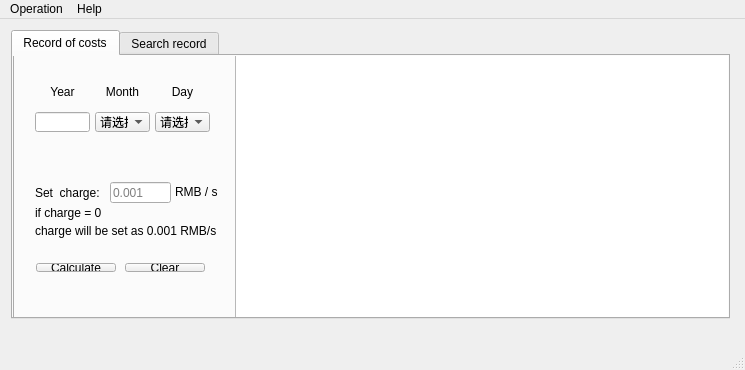
<?xml version="1.0" encoding="UTF-8"?>
<ui version="4.0">
 <class>MainWindow</class>
 <widget class="QMainWindow" name="MainWindow">
  <property name="enabled">
   <bool>true</bool>
  </property>
  <property name="geometry">
   <rect>
    <x>0</x>
    <y>0</y>
    <width>745</width>
    <height>370</height>
   </rect>
  </property>
  <property name="minimumSize">
   <size>
    <width>745</width>
    <height>370</height>
   </size>
  </property>
  <property name="maximumSize">
   <size>
    <width>745</width>
    <height>370</height>
   </size>
  </property>
  <property name="windowTitle">
   <string>DMSDataSystem</string>
  </property>
  <widget class="QWidget" name="centralWidget">
   <widget class="QWidget" name="verticalLayoutWidget">
    <property name="geometry">
     <rect>
      <x>0</x>
      <y>0</y>
      <width>741</width>
      <height>311</height>
     </rect>
    </property>
    <layout class="QVBoxLayout" name="verticalLayout">
     <property name="spacing">
      <number>0</number>
     </property>
     <property name="sizeConstraint">
      <enum>QLayout::SetMinAndMaxSize</enum>
     </property>
     <item>
      <widget class="QTabWidget" name="tabWidget">
       <property name="currentIndex">
        <number>0</number>
       </property>
       <widget class="QWidget" name="tab">
        <attribute name="title">
         <string>Record of costs</string>
        </attribute>
        <widget class="QTabWidget" name="tabWidget_2">
         <property name="geometry">
          <rect>
           <x>0</x>
           <y>-30</y>
           <width>739</width>
           <height>309</height>
          </rect>
         </property>
         <property name="currentIndex">
          <number>0</number>
         </property>
         <widget class="QWidget" name="tab_2">
          <attribute name="title">
           <string>费用记录</string>
          </attribute>
          <widget class="QLabel" name="label_year">
           <property name="geometry">
            <rect>
             <x>20</x>
             <y>30</y>
             <width>55</width>
             <height>20</height>
            </rect>
           </property>
           <property name="text">
            <string>Year</string>
           </property>
           <property name="alignment">
            <set>Qt::AlignCenter</set>
           </property>
          </widget>
          <widget class="QComboBox" name="comboBox_day">
           <property name="geometry">
            <rect>
             <x>140</x>
             <y>60</y>
             <width>55</width>
             <height>20</height>
            </rect>
           </property>
           <property name="currentIndex">
            <number>0</number>
           </property>
           <item>
            <property name="text">
             <string>请选择</string>
            </property>
           </item>
           <item>
            <property name="text">
             <string>1</string>
            </property>
           </item>
           <item>
            <property name="text">
             <string>2</string>
            </property>
           </item>
           <item>
            <property name="text">
             <string>3</string>
            </property>
           </item>
           <item>
            <property name="text">
             <string>4</string>
            </property>
           </item>
           <item>
            <property name="text">
             <string>5</string>
            </property>
           </item>
           <item>
            <property name="text">
             <string>6</string>
            </property>
           </item>
           <item>
            <property name="text">
             <string>7</string>
            </property>
           </item>
           <item>
            <property name="text">
             <string>8</string>
            </property>
           </item>
           <item>
            <property name="text">
             <string>9</string>
            </property>
           </item>
           <item>
            <property name="text">
             <string>10</string>
            </property>
           </item>
           <item>
            <property name="text">
             <string>11</string>
            </property>
           </item>
           <item>
            <property name="text">
             <string>12</string>
            </property>
           </item>
           <item>
            <property name="text">
             <string>13</string>
            </property>
           </item>
           <item>
            <property name="text">
             <string>14</string>
            </property>
           </item>
           <item>
            <property name="text">
             <string>15</string>
            </property>
           </item>
           <item>
            <property name="text">
             <string>16</string>
            </property>
           </item>
           <item>
            <property name="text">
             <string>17</string>
            </property>
           </item>
           <item>
            <property name="text">
             <string>18</string>
            </property>
           </item>
           <item>
            <property name="text">
             <string>19</string>
            </property>
           </item>
           <item>
            <property name="text">
             <string>20</string>
            </property>
           </item>
           <item>
            <property name="text">
             <string>21</string>
            </property>
           </item>
           <item>
            <property name="text">
             <string>22</string>
            </property>
           </item>
           <item>
            <property name="text">
             <string>23</string>
            </property>
           </item>
           <item>
            <property name="text">
             <string>24</string>
            </property>
           </item>
           <item>
            <property name="text">
             <string>25</string>
            </property>
           </item>
           <item>
            <property name="text">
             <string>26</string>
            </property>
           </item>
           <item>
            <property name="text">
             <string>27</string>
            </property>
           </item>
           <item>
            <property name="text">
             <string>28</string>
            </property>
           </item>
           <item>
            <property name="text">
             <string>29</string>
            </property>
           </item>
           <item>
            <property name="text">
             <string>30</string>
            </property>
           </item>
           <item>
            <property name="text">
             <string>31</string>
            </property>
           </item>
           <item>
            <property name="text">
             <string>ALL</string>
            </property>
           </item>
          </widget>
          <widget class="QLabel" name="label_day">
           <property name="geometry">
            <rect>
             <x>140</x>
             <y>30</y>
             <width>55</width>
             <height>20</height>
            </rect>
           </property>
           <property name="layoutDirection">
            <enum>Qt::LeftToRight</enum>
           </property>
           <property name="text">
            <string>Day</string>
           </property>
           <property name="alignment">
            <set>Qt::AlignCenter</set>
           </property>
          </widget>
          <widget class="QComboBox" name="comboBox_month">
           <property name="geometry">
            <rect>
             <x>80</x>
             <y>60</y>
             <width>55</width>
             <height>20</height>
            </rect>
           </property>
           <property name="editable">
            <bool>false</bool>
           </property>
           <property name="currentText">
            <string comment="                    ">请选择</string>
           </property>
           <property name="currentIndex">
            <number>0</number>
           </property>
           <item>
            <property name="text">
             <string>请选择</string>
            </property>
           </item>
           <item>
            <property name="text">
             <string>1</string>
            </property>
           </item>
           <item>
            <property name="text">
             <string>2</string>
            </property>
           </item>
           <item>
            <property name="text">
             <string>3</string>
            </property>
           </item>
           <item>
            <property name="text">
             <string>4</string>
            </property>
           </item>
           <item>
            <property name="text">
             <string>5</string>
            </property>
           </item>
           <item>
            <property name="text">
             <string>6</string>
            </property>
           </item>
           <item>
            <property name="text">
             <string>7</string>
            </property>
           </item>
           <item>
            <property name="text">
             <string>8</string>
            </property>
           </item>
           <item>
            <property name="text">
             <string>9</string>
            </property>
           </item>
           <item>
            <property name="text">
             <string>10</string>
            </property>
           </item>
           <item>
            <property name="text">
             <string>11</string>
            </property>
           </item>
           <item>
            <property name="text">
             <string>12</string>
            </property>
           </item>
           <item>
            <property name="text">
             <string>ALL</string>
            </property>
           </item>
          </widget>
          <widget class="QLineEdit" name="lineEdit_year">
           <property name="geometry">
            <rect>
             <x>20</x>
             <y>60</y>
             <width>55</width>
             <height>20</height>
            </rect>
           </property>
          </widget>
          <widget class="QLabel" name="label_month">
           <property name="geometry">
            <rect>
             <x>80</x>
             <y>30</y>
             <width>55</width>
             <height>20</height>
            </rect>
           </property>
           <property name="text">
            <string>Month</string>
           </property>
           <property name="alignment">
            <set>Qt::AlignCenter</set>
           </property>
          </widget>
          <widget class="QTableWidget" name="table_cost">
           <property name="geometry">
            <rect>
             <x>220</x>
             <y>0</y>
             <width>511</width>
             <height>271</height>
            </rect>
           </property>
          </widget>
          <widget class="QLabel" name="label_setCharge">
           <property name="geometry">
            <rect>
             <x>20</x>
             <y>130</y>
             <width>91</width>
             <height>21</height>
            </rect>
           </property>
           <property name="text">
            <string>Set  charge:</string>
           </property>
          </widget>
          <widget class="QLineEdit" name="lineEdit_charge">
           <property name="geometry">
            <rect>
             <x>95</x>
             <y>130</y>
             <width>61</width>
             <height>21</height>
            </rect>
           </property>
           <property name="inputMask">
            <string/>
           </property>
           <property name="text">
            <string/>
           </property>
           <property name="placeholderText">
            <string>0.001</string>
           </property>
          </widget>
          <widget class="QWidget" name="horizontalLayoutWidget">
           <property name="geometry">
            <rect>
             <x>10</x>
             <y>200</y>
             <width>191</width>
             <height>31</height>
            </rect>
           </property>
           <layout class="QHBoxLayout" name="horizontalLayout">
            <item>
             <widget class="QPushButton" name="pushButton_calculate">
              <property name="text">
               <string>Calculate</string>
              </property>
             </widget>
            </item>
            <item>
             <spacer name="horizontalSpacer">
              <property name="orientation">
               <enum>Qt::Horizontal</enum>
              </property>
              <property name="sizeType">
               <enum>QSizePolicy::Preferred</enum>
              </property>
              <property name="sizeHint" stdset="0">
               <size>
                <width>40</width>
                <height>20</height>
               </size>
              </property>
             </spacer>
            </item>
            <item>
             <widget class="QPushButton" name="pushButton_clear">
              <property name="text">
               <string>Clear</string>
              </property>
             </widget>
            </item>
           </layout>
          </widget>
          <widget class="QLabel" name="label_chargeUnit">
           <property name="geometry">
            <rect>
             <x>160</x>
             <y>130</y>
             <width>45</width>
             <height>20</height>
            </rect>
           </property>
           <property name="text">
            <string>RMB / s</string>
           </property>
          </widget>
          <widget class="QLabel" name="label_3">
           <property name="geometry">
            <rect>
             <x>20</x>
             <y>150</y>
             <width>111</width>
             <height>21</height>
            </rect>
           </property>
           <property name="text">
            <string>if charge = 0  </string>
           </property>
          </widget>
          <widget class="QLabel" name="label_4">
           <property name="geometry">
            <rect>
             <x>20</x>
             <y>170</y>
             <width>191</width>
             <height>18</height>
            </rect>
           </property>
           <property name="text">
            <string>charge will be set as 0.001 RMB/s</string>
           </property>
          </widget>
         </widget>
         <widget class="QWidget" name="tab3_2">
          <attribute name="title">
           <string> 计费标准</string>
          </attribute>
         </widget>
        </widget>
       </widget>
       <widget class="QWidget" name="tab3">
        <property name="enabled">
         <bool>true</bool>
        </property>
        <attribute name="title">
         <string>Search record</string>
        </attribute>
        <widget class="QLabel" name="label_name">
         <property name="geometry">
          <rect>
           <x>20</x>
           <y>100</y>
           <width>55</width>
           <height>20</height>
          </rect>
         </property>
         <property name="text">
          <string>Name</string>
         </property>
         <property name="alignment">
          <set>Qt::AlignCenter</set>
         </property>
        </widget>
        <widget class="QLineEdit" name="lineEdit_name">
         <property name="geometry">
          <rect>
           <x>80</x>
           <y>100</y>
           <width>115</width>
           <height>20</height>
          </rect>
         </property>
        </widget>
        <widget class="QWidget" name="horizontalLayoutWidget_2">
         <property name="geometry">
          <rect>
           <x>10</x>
           <y>200</y>
           <width>191</width>
           <height>31</height>
          </rect>
         </property>
         <layout class="QHBoxLayout" name="horizontalLayout_2">
          <item>
           <widget class="QPushButton" name="pushButton_search">
            <property name="text">
             <string>Search</string>
            </property>
           </widget>
          </item>
          <item>
           <spacer name="horizontalSpacer_2">
            <property name="orientation">
             <enum>Qt::Horizontal</enum>
            </property>
            <property name="sizeType">
             <enum>QSizePolicy::Preferred</enum>
            </property>
            <property name="sizeHint" stdset="0">
             <size>
              <width>40</width>
              <height>20</height>
             </size>
            </property>
           </spacer>
          </item>
          <item>
           <widget class="QPushButton" name="pushButton_clear_2">
            <property name="text">
             <string>Clear</string>
            </property>
           </widget>
          </item>
         </layout>
        </widget>
        <widget class="QTableWidget" name="table_cost_2">
         <property name="geometry">
          <rect>
           <x>220</x>
           <y>0</y>
           <width>511</width>
           <height>271</height>
          </rect>
         </property>
        </widget>
        <widget class="QComboBox" name="comboBox_times">
         <property name="geometry">
          <rect>
           <x>80</x>
           <y>20</y>
           <width>55</width>
           <height>20</height>
          </rect>
         </property>
         <property name="currentIndex">
          <number>0</number>
         </property>
         <item>
          <property name="text">
           <string>=</string>
          </property>
         </item>
         <item>
          <property name="text">
           <string>&lt;</string>
          </property>
         </item>
         <item>
          <property name="text">
           <string>&lt;=</string>
          </property>
         </item>
         <item>
          <property name="text">
           <string>&gt;</string>
          </property>
         </item>
         <item>
          <property name="text">
           <string>&gt;=</string>
          </property>
         </item>
         <item>
          <property name="text">
           <string>&lt;&gt;</string>
          </property>
         </item>
        </widget>
        <widget class="QLabel" name="label_Times">
         <property name="geometry">
          <rect>
           <x>20</x>
           <y>20</y>
           <width>54</width>
           <height>18</height>
          </rect>
         </property>
         <property name="text">
          <string>Times</string>
         </property>
         <property name="alignment">
          <set>Qt::AlignCenter</set>
         </property>
        </widget>
        <widget class="QLineEdit" name="lineEdit_conTimes">
         <property name="geometry">
          <rect>
           <x>140</x>
           <y>20</y>
           <width>55</width>
           <height>20</height>
          </rect>
         </property>
        </widget>
        <widget class="QLabel" name="label_Charge">
         <property name="geometry">
          <rect>
           <x>20</x>
           <y>50</y>
           <width>54</width>
           <height>18</height>
          </rect>
         </property>
         <property name="text">
          <string>Charge</string>
         </property>
         <property name="alignment">
          <set>Qt::AlignCenter</set>
         </property>
        </widget>
        <widget class="QComboBox" name="comboBox_charge">
         <property name="geometry">
          <rect>
           <x>80</x>
           <y>50</y>
           <width>55</width>
           <height>20</height>
          </rect>
         </property>
         <item>
          <property name="text">
           <string>=</string>
          </property>
         </item>
         <item>
          <property name="text">
           <string>&lt;</string>
          </property>
         </item>
         <item>
          <property name="text">
           <string>&lt;=</string>
          </property>
         </item>
         <item>
          <property name="text">
           <string>&gt;</string>
          </property>
         </item>
         <item>
          <property name="text">
           <string>&gt;=</string>
          </property>
         </item>
         <item>
          <property name="text">
           <string>&lt;&gt;</string>
          </property>
         </item>
        </widget>
        <widget class="QLineEdit" name="lineEdit_conCharge">
         <property name="geometry">
          <rect>
           <x>140</x>
           <y>50</y>
           <width>55</width>
           <height>20</height>
          </rect>
         </property>
        </widget>
       </widget>
      </widget>
     </item>
    </layout>
   </widget>
  </widget>
  <widget class="QMenuBar" name="menuBar">
   <property name="geometry">
    <rect>
     <x>0</x>
     <y>0</y>
     <width>745</width>
     <height>23</height>
    </rect>
   </property>
   <widget class="QMenu" name="menuOperation">
    <property name="title">
     <string>Operation</string>
    </property>
    <addaction name="actionChange_skin"/>
    <addaction name="actionQuit"/>
   </widget>
   <widget class="QMenu" name="menuHelp">
    <property name="title">
     <string>Help</string>
    </property>
    <addaction name="actionAbout"/>
   </widget>
   <addaction name="menuOperation"/>
   <addaction name="menuHelp"/>
  </widget>
  <widget class="QStatusBar" name="statusBar"/>
  <action name="actionChange_skin">
   <property name="icon">
    <iconset>
     <normaloff>:/changeskin</normaloff>:/changeskin</iconset>
   </property>
   <property name="text">
    <string>Change skin</string>
   </property>
  </action>
  <action name="actionQuit">
   <property name="icon">
    <iconset>
     <normaloff>:/quit</normaloff>:/quit</iconset>
   </property>
   <property name="text">
    <string>Quit</string>
   </property>
  </action>
  <action name="actionAbout">
   <property name="icon">
    <iconset>
     <normaloff>:/about</normaloff>:/about</iconset>
   </property>
   <property name="text">
    <string>About</string>
   </property>
  </action>
 </widget>
 <layoutdefault spacing="6" margin="11"/>
 <tabstops>
  <tabstop>lineEdit_charge</tabstop>
  <tabstop>pushButton_calculate</tabstop>
  <tabstop>comboBox_month</tabstop>
  <tabstop>pushButton_clear</tabstop>
  <tabstop>comboBox_day</tabstop>
  <tabstop>lineEdit_year</tabstop>
  <tabstop>table_cost</tabstop>
  <tabstop>tabWidget_2</tabstop>
 </tabstops>
 <resources/>
 <connections/>
</ui>
